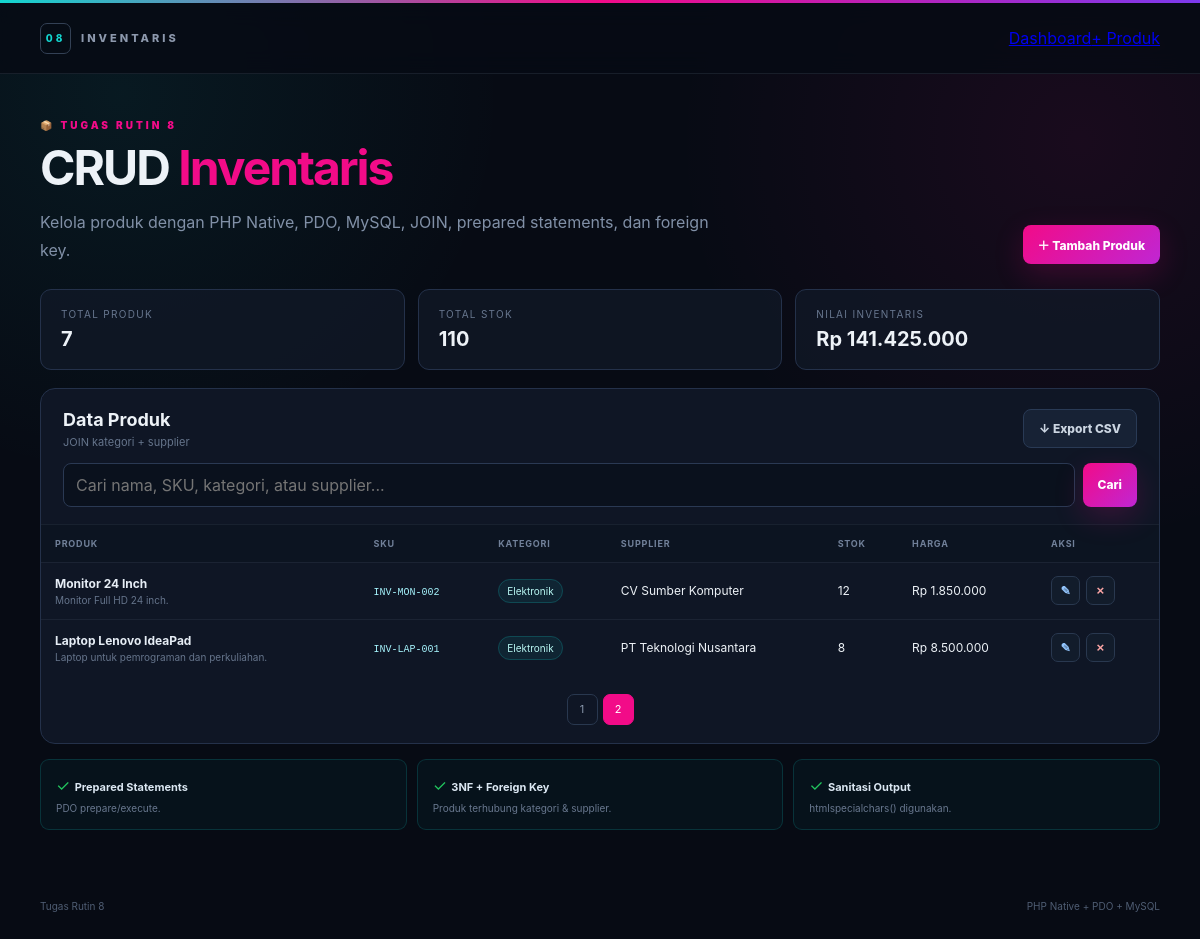
Screenshot of /?page=2 with the database file from the repository.
### tables this page shows
CREATE TABLE products (
 id INT UNSIGNED AUTO_INCREMENT PRIMARY KEY,
 category_id INT UNSIGNED NOT NULL,
 supplier_id INT UNSIGNED NOT NULL,
 name VARCHAR(150) NOT NULL,
 sku VARCHAR(50) NOT NULL UNIQUE,
 quantity INT UNSIGNED NOT NULL DEFAULT 0,
 price DECIMAL(15,2) NOT NULL DEFAULT 0,
 description TEXT,
 created_at TIMESTAMP DEFAULT CURRENT_TIMESTAMP,
 updated_at TIMESTAMP DEFAULT CURRENT_TIMESTAMP ON UPDATE CURRENT_TIMESTAMP,
 CONSTRAINT fk_products_category FOREIGN KEY(category_id) REFERENCES categories(id) ON UPDATE CASCADE ON DELETE RESTRICT,
 CONSTRAINT fk_products_supplier FOREIGN KEY(supplier_id) REFERENCES suppliers(id) ON UPDATE CASCADE ON DELETE RESTRICT
);

CREATE TABLE categories (
 id INT UNSIGNED AUTO_INCREMENT PRIMARY KEY,
 name VARCHAR(100) NOT NULL UNIQUE,
 created_at TIMESTAMP DEFAULT CURRENT_TIMESTAMP
);

CREATE TABLE suppliers (
 id INT UNSIGNED AUTO_INCREMENT PRIMARY KEY,
 name VARCHAR(150) NOT NULL,
 phone VARCHAR(30),
 address VARCHAR(255),
 created_at TIMESTAMP DEFAULT CURRENT_TIMESTAMP
);

### includes/functions.php (called while the page is built, shortened)
<?php
function e(?string $value): string {
    return htmlspecialchars((string)$value, ENT_QUOTES, "UTF-8");
}
function clean(?string $value): string {
    return trim((string)$value);
}
function rupiah(float|int|string $value): string {
    return "Rp " . number_format((float)$value, 0, ",", ".");
}

### index.php (the view, shortened to what this page needs)
<?php
require_once __DIR__ . "/config/bootstrap.php";
$search = clean($_GET["search"] ?? "");
$page = max(1,(int)($_GET["page"] ?? 1));
$perPage = 5;
$where = "";
$params = [];
$count = $db->prepare("SELECT COUNT(*) FROM products p INNER JOIN categories c ON c.id=p.category_id INNER JOIN suppliers s ON s.id=p.supplier_id {$where}");
$count->execute($params);
$total = (int)$count->fetchColumn();
$totalPages = max(1,(int)ceil($total/$perPage));
$page = min($page,$totalPages);
$offset = ($page-1)*$perPage;
$stmt = $db->prepare("SELECT p.*, c.name AS category_name, s.name AS supplier_name
FROM products p
INNER JOIN categories c ON c.id=p.category_id
INNER JOIN suppliers s ON s.id=p.supplier_id
{$where} ORDER BY p.id DESC LIMIT :limit OFFSET :offset");
$stmt->bindValue(":limit",$perPage,PDO::PARAM_INT);
$stmt->bindValue(":offset",$offset,PDO::PARAM_INT);
$stmt->execute();
$products = $stmt->fetchAll();
$stats = $db->query("SELECT COUNT(*) total_products, COALESCE(SUM(quantity),0) total_stock, COALESCE(SUM(quantity*price),0) total_value FROM products")->fetch();
require __DIR__ . "/includes/header.php";
?>
<section class="hero">
<div><div class="eyebrow">📦 TUGAS RUTIN 8</div><h1>CRUD <span>Inventaris</span></h1><p>Kelola produk dengan PHP Native, PDO, MySQL, JOIN, prepared statements, dan foreign key.</p></div>
<a class="btn primary" href="product_create.php">＋ Tambah Produk</a>
</section>
<section class="stats">
<div class="stat"><span>Total Produk</span><strong><?= e((string)$stats["total_products"]) ?></strong></div>
<div class="stat"><span>Total Stok</span><strong><?= e((string)$stats["total_stock"]) ?></strong></div>
<div class="stat"><span>Nilai Inventaris</span><strong><?= e(rupiah($stats["total_value"])) ?></strong></div>
</section>
<section class="panel">
<div class="panel-head"><div><h2>Data Produk</h2><p>JOIN kategori + supplier</p></div>
<a class="btn secondary" href="export.php<?= $search!=="" ? "?search=".urlencode($search):"" ?>">↓ Export CSV</a></div>
<form class="search-form" method="get">
<input type="search" name="search" value="<?= e($search) ?>" placeholder="Cari nama, SKU, kategori, atau supplier...">
<button class="btn primary" type="submit">Cari</button>
</form>
<div class="table-wrap"><table>
<thead><tr><th>Produk</th><th>SKU</th><th>Kategori</th><th>Supplier</th><th>Stok</th><th>Harga</th><th>Aksi</th></tr></thead>
<tbody>
<?php if(!$products): ?><tr><td colspan="7" class="empty">Data tidak ditemukan.</td></tr>
<?php else: foreach($products as $p): ?>
<tr>
<td><strong><?= e($p["name"]) ?></strong><small><?= e($p["description"] ?? "") ?></small></td>
<td><code><?= e($p["sku"]) ?></code></td>
<td><span class="badge"><?= e($p["category_name"]) ?></span></td>
<td><?= e($p["supplier_name"]) ?></td>
<td><?= e((string)$p["quantity"]) ?></td>
<td><?= e(rupiah($p["price"])) ?></td>
<td><div class="actions">
<a class="icon-btn edit" href="product_edit.php?id=<?= (int)$p["id"] ?>">✎</a>
<form class="inline-form" method="post" action="product_delete.php" onsubmit="return confirm('Yakin ingin menghapus produk ini?')">
<button class="icon-btn delete" type="submit">×</button>
</form>
</div></td>
</tr>
<?php endforeach; endif; ?>
</tbody></table></div>
<?php if($totalPages>1): ?><div class="pagination"><?php for($i=1;$i<=$totalPages;$i++): ?>
<a class="<?= $i===$page?"active":"" ?>" href="?page=<?=$i?><?= $search!=="" ? "&search=".urlencode($search):"" ?>"><?=$i?></a>
<?php endfor; ?></div><?php endif; ?>
</section>
<section class="requirements">
<div>✓ <strong>Prepared Statements</strong><small>PDO prepare/execute.</small></div>
<div>✓ <strong>3NF + Foreign Key</strong><small>Produk terhubung kategori & supplier.</small></div>
<div>✓ <strong>Sanitasi Output</strong><small>htmlspecialchars() digunakan.</small></div>
</section>
<?php require __DIR__ . "/includes/footer.php"; ?>

### assets/style.css (style rules this page uses)
* { box-sizing:border-box }
:root { --bg:#070b14;--panel:#101827;--border:#24314a;--text:#edf2f7;--muted:#8190a7;--pink:#f20b88;--cyan:#13d6d0;--green:#22c55e;--red:#ef4444 }
body { margin:0;min-height:100vh;color:var(--text);background:radial-gradient(circle at 10% 10%,rgba(19,214,208,.07),transparent 28%),radial-gradient(circle at 90% 15%,rgba(242,11,136,.08),transparent 30%),var(--bg);font-family:Inter,system-ui,Segoe UI,Arial,sans-serif }
body:before { content:"";display:block;height:3px;background:linear-gradient(90deg,var(--cyan),var(--pink),#7c3aed) }
.hero { display:flex;justify-content:space-between;align-items:end;gap:25px;margin-bottom:25px }
.eyebrow { color:var(--pink);font-size:10px;font-weight:900;letter-spacing:3px;margin-bottom:12px }
h1 { margin:0;font-size:clamp(30px,5vw,48px);line-height:1.05;letter-spacing:-2px }
h1 span { color:var(--pink) }
.hero p,.muted { color:var(--muted);line-height:1.7 }
.hero p { max-width:690px;margin-bottom:0 }
.btn { display:inline-flex;align-items:center;justify-content:center;gap:7px;border:0;border-radius:8px;padding:11px 15px;text-decoration:none;cursor:pointer;font:inherit;font-size:12px;font-weight:800;white-space:nowrap }
.btn.primary { color:white;background:linear-gradient(135deg,var(--pink),#c026d3);box-shadow:0 10px 30px rgba(242,11,136,.18) }
.btn.secondary { color:#cbd5e1;background:#172235;border:1px solid #293a55 }
.stats { display:grid;grid-template-columns:repeat(3,1fr);gap:13px;margin-bottom:18px }
.stat { padding:18px 20px;background:rgba(16,24,39,.75);border:1px solid var(--border);border-radius:11px }
.stat span { display:block;color:#68778f;font-size:10px;text-transform:uppercase;letter-spacing:1.3px;margin-bottom:7px }
.stat strong { font-size:20px }
.panel,.form-card { background:rgba(16,24,39,.9);border:1px solid var(--border);border-radius:15px;overflow:hidden }
.panel-head { padding:20px 22px 14px;display:flex;justify-content:space-between;align-items:center;gap:15px }
.panel-head h2 { margin:0;font-size:18px }
.panel-head p { margin:5px 0 0;color:#65748b;font-size:11px }
.search-form { padding:0 22px 17px;display:flex;gap:8px }
.search-form input { flex:1 }
input,select,textarea { width:100%;border:1px solid #2a3953;border-radius:8px;background:#0a111d;color:white;padding:11px 12px;outline:none;font:inherit }
table { width:100%;border-collapse:collapse }
th,td { padding:13px 14px;text-align:left;border-top:1px solid rgba(148,163,184,.09);font-size:12px;vertical-align:middle }
th { color:#718099;background:#0c1421;text-transform:uppercase;letter-spacing:.8px;font-size:9px }
td strong { display:block;color:#e6edf5 }
td small { display:block;max-width:230px;overflow:hidden;text-overflow:ellipsis;white-space:nowrap;color:#65748b;margin-top:3px }
code { color:#a5f3fc;font-size:10px }
.badge { color:#b8f7f3;background:rgba(19,214,208,.08);border:1px solid rgba(19,214,208,.2);padding:5px 8px;border-radius:20px;font-size:10px }
.actions { display:flex;gap:6px }
.inline-form { margin:0 }
.icon-btn { width:29px;height:29px;display:grid;place-items:center;border-radius:7px;border:1px solid #29384f;background:#121c2b;cursor:pointer;text-decoration:none;font-weight:900 }
.edit { color:#93c5fd }
.delete { color:#fca5a5 }
.pagination { display:flex;justify-content:center;gap:5px;padding:18px }
.pagination a { width:31px;height:31px;display:grid;place-items:center;color:#8b99ad;text-decoration:none;border:1px solid #29384f;border-radius:7px;font-size:11px }
.pagination a.active { background:var(--pink);color:white;border-color:var(--pink) }
.requirements { display:grid;grid-template-columns:repeat(3,1fr);gap:10px;margin-top:15px }
.requirements>div { padding:15px;border:1px solid rgba(19,214,208,.17);background:rgba(19,214,208,.035);border-radius:9px;color:var(--green) }
.requirements strong { color:#dbe7f2;font-size:11px }
.requirements small { display:block;color:#68778e;font-size:10px;margin-top:7px }

### rows the page displays
products: name "Monitor 24 Inch", description "Monitor Full HD 24 inch.", sku "INV-MON-002", category.name "Elektronik", supplier.name "CV Sumber Komputer", quantity "12", price "Rp 1.850.000"
products: name "Laptop Lenovo IdeaPad", description "Laptop untuk pemrograman dan perkuliahan.", sku "INV-LAP-001", category.name "Elektronik", supplier.name "PT Teknologi Nusantara", quantity "8", price "Rp 8.500.000"

### other values shown
$stats["total_products"] "7"
$stats["total_stock"] "110"
rupiah($stats["total_value"]) "Rp 141.425.000"
